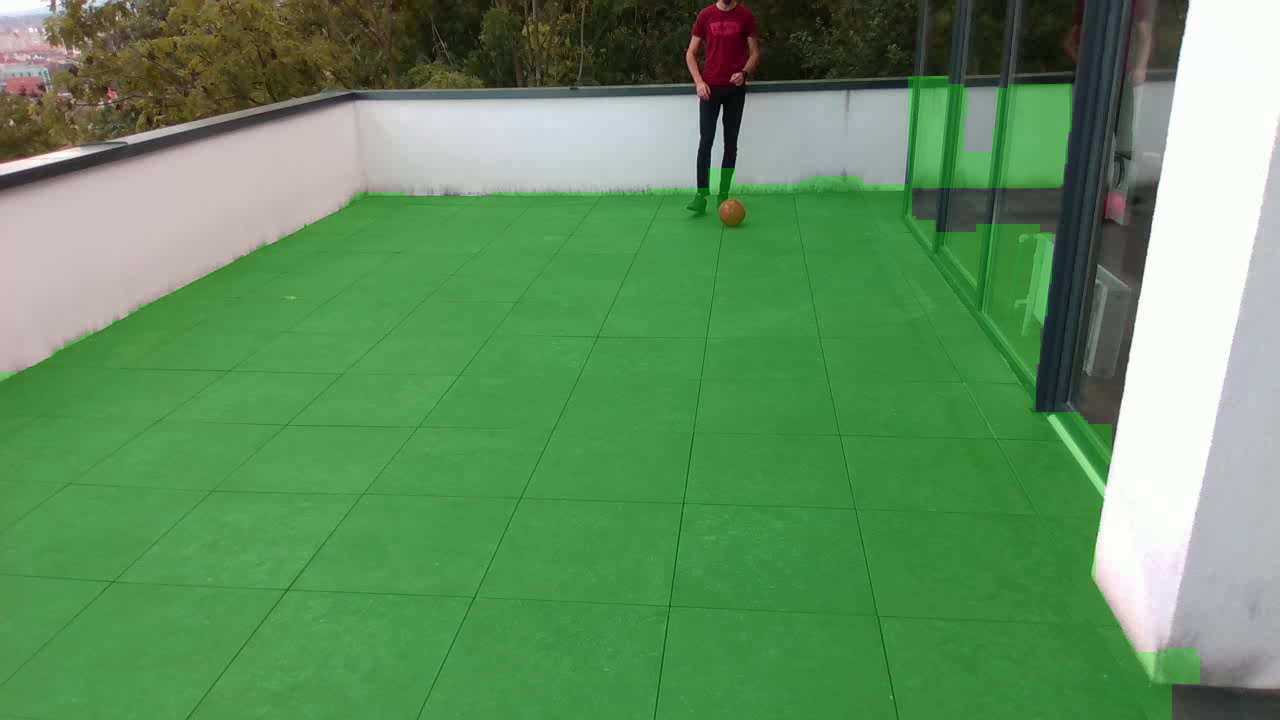
#> input picture complete_application/floor_overlay.png, 1280 x 720 px
$ python -i helpers_floor.py   (imports and definitions only)
#> lines starting #> are read from the running program, lines starting #| are printed output that depends on the picture
#> further down, picture is the input picture: shape (720, 1280, 3); mean B, G, R 94.3, 144.4, 97.9
import cv2
import numpy as np


# [225 lines left out: functions create_floor_mask, _order_quad_points, estimate_floor_from_ball, init_ground_homography_from_floor_poly, world_to_topview, not called in this run]

def estimate_floor_fullframe(frame, color_thresh=10.0, morph_kernel_size=9, min_area_ratio=0.05):
    """
    Fully automatic floor estimation using LAB histogram peak detection.
    No sklearn, no ball required.

    Steps:
    1. Convert to LAB.
    2. Blur to reduce noise.
    3. Detect dominant LAB color by histogram peak.
    4. Segment all pixels close to this peak.
    5. Keep largest connected component.
    6. Fit quadrilateral via minAreaRect.
    """
#> called with color_thresh = 10, morph_kernel_size = 9, min_area_ratio = 0.05

    import cv2
    import numpy as np

    h, w = frame.shape[:2]
#> h = 720; w = 1280

    # Convert to LAB and blur
    lab = cv2.cvtColor(frame, cv2.COLOR_BGR2LAB)
#> lab: shape (720, 1280, 3); mean of channels 0, 1, 2 141.6, 103.3, 150.3
    lab_blur = cv2.GaussianBlur(lab, (9, 9), 0)
#> lab_blur: shape (720, 1280, 3); mean of channels 0, 1, 2 141.6, 103.3, 150.3

    # Histogram peaks for L, A, B
    hist_L = cv2.calcHist([lab_blur], [0], None, [256], [0, 256]).flatten()
#> hist_L = 256 values, max 48192 at index 253, min 0 at index 0, mean 3600
    hist_A = cv2.calcHist([lab_blur], [1], None, [256], [0, 256]).flatten()
#> hist_A = 256 values, max 150998 at index 87, min 0 at index 0, mean 3600
    hist_B = cv2.calcHist([lab_blur], [2], None, [256], [0, 256]).flatten()
#> hist_B = 256 values, max 214545 at index 162, min 0 at index 0, mean 3600

    L0 = np.argmax(hist_L)
#> L0 = 253
    A0 = np.argmax(hist_A)
#> A0 = 87
    B0 = np.argmax(hist_B)
#> B0 = 162

    # Segment floor by color distance to dominant LAB peak
    LL = lab_blur[:, :, 0].astype(np.float32)
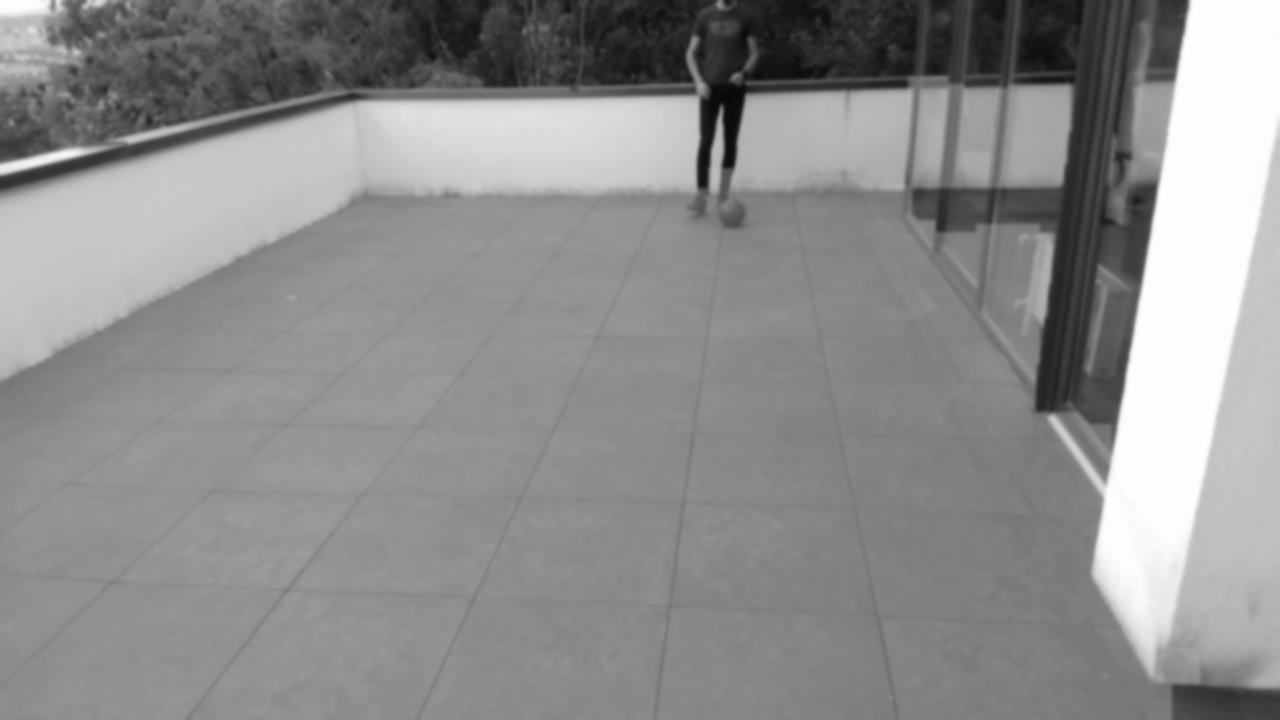
#> LL: shape (720, 1280) float32; min 8, max 254, mean 141.6
    AA = lab_blur[:, :, 1].astype(np.float32)
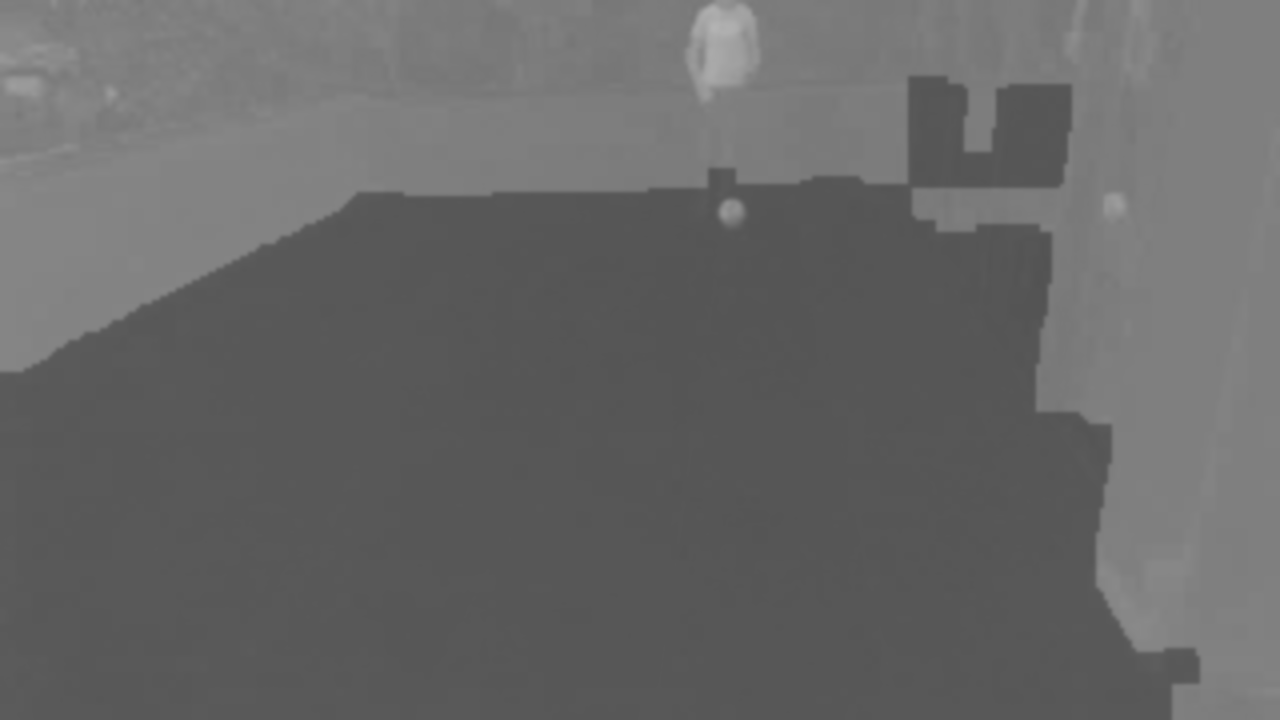
#> AA: shape (720, 1280) float32; min 82, max 179, mean 103.3
    BB = lab_blur[:, :, 2].astype(np.float32)
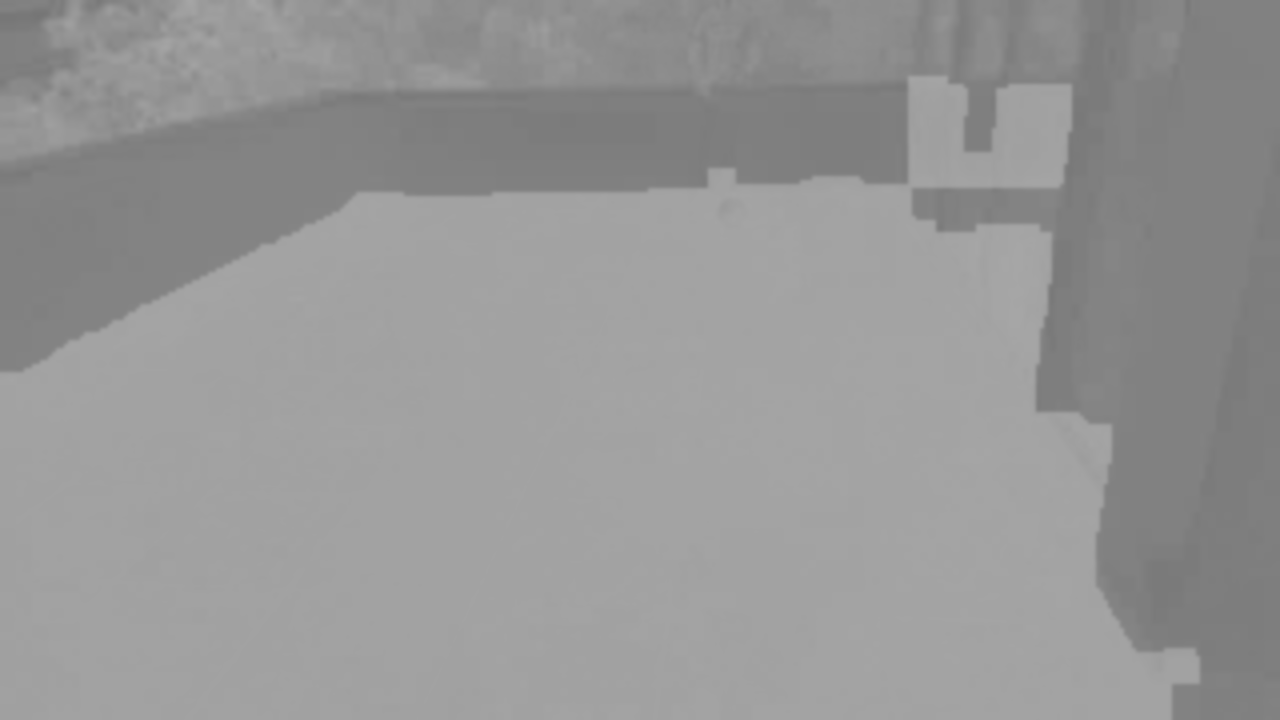
#> BB: shape (720, 1280) float32; min 117, max 166, mean 150.3

    dist = np.sqrt((LL - L0) ** 2 + (AA - A0) ** 2 + (BB - B0) ** 2)
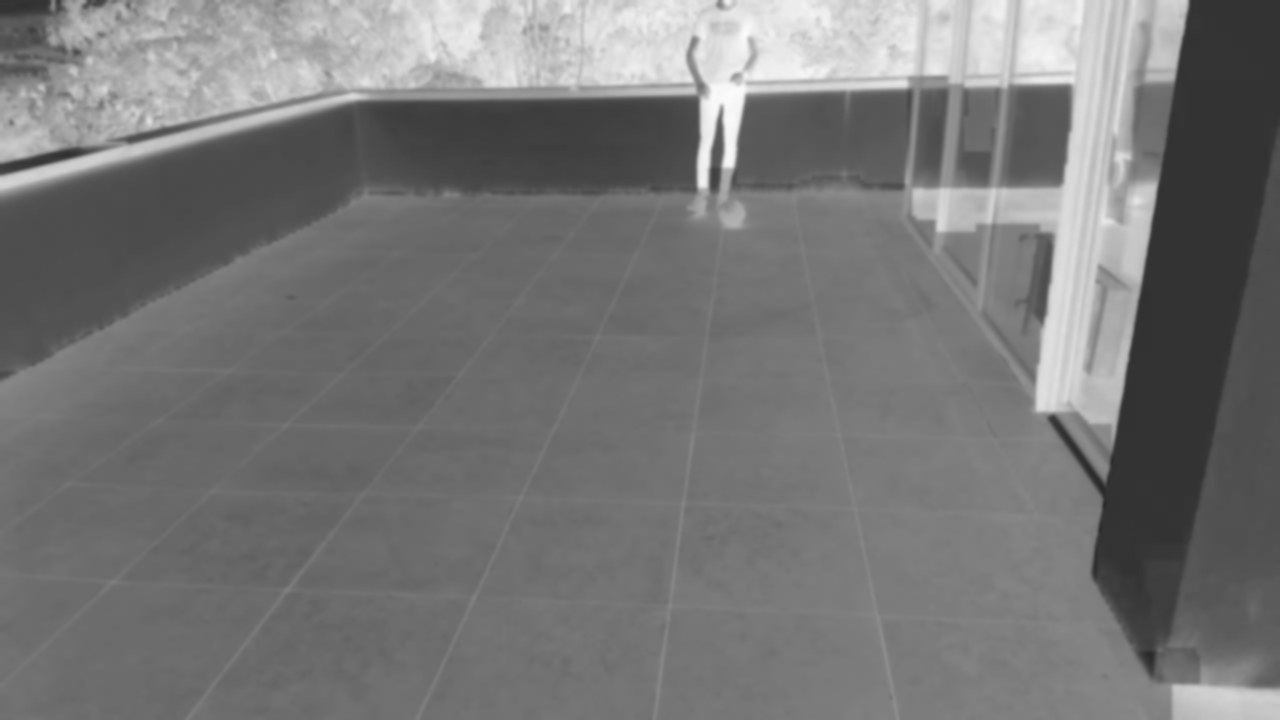
#> dist: shape (720, 1280) float32; min 40.61, max 251.4, mean 119.1

    mask = np.zeros((h, w), dtype=np.uint8)
    mask[dist < color_thresh] = 255

    # Morphological clean-up
    kernel = cv2.getStructuringElement(cv2.MORPH_ELLIPSE, (morph_kernel_size, morph_kernel_size))
    mask = cv2.morphologyEx(mask, cv2.MORPH_OPEN, kernel, iterations=1)
    mask = cv2.morphologyEx(mask, cv2.MORPH_CLOSE, kernel, iterations=2)

    # Largest connected component
    num_labels, lbls, stats, _ = cv2.connectedComponentsWithStats(mask)
    if num_labels <= 1:
        return None, None

    areas = stats[1:, cv2.CC_STAT_AREA]
    largest_idx = 1 + np.argmax(areas)

    if areas.max() < min_area_ratio * (h * w):
        return None, None

    floor_mask = np.zeros_like(mask)
    floor_mask[lbls == largest_idx] = 255

    # Contour & minAreaRect
    contours, _ = cv2.findContours(floor_mask, cv2.RETR_EXTERNAL, cv2.CHAIN_APPROX_SIMPLE)
    if not contours:
        return floor_mask, None

    cnt = max(contours, key=cv2.contourArea)
    rect = cv2.minAreaRect(cnt)
    box = cv2.boxPoints(rect).astype(np.float32)

    # Order TL, TR, BR, BL
    s = box.sum(axis=1)
    diff = np.diff(box, axis=1).reshape(-1)

    tl = box[np.argmin(s)]
    br = box[np.argmax(s)]
    tr = box[np.argmin(diff)]
    bl = box[np.argmax(diff)]

    quad = np.array([tl, tr, br, bl], dtype=np.float32)

    # Normalize in [0,1]
    quad_norm = quad.copy()
    quad_norm[:, 0] /= w
    quad_norm[:, 1] /= h

    return floor_mask, quad_norm

>>> import cv2
>>> picture = cv2.imread('floor_overlay.png')
>>> result = estimate_floor_fullframe(picture)

$ run again, on complete_application/floor_topview_rgb.png
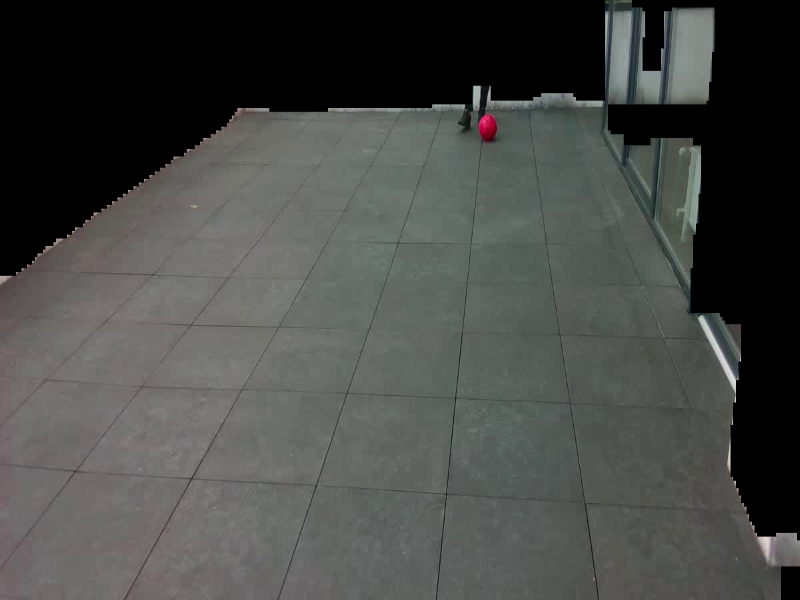
#> input picture complete_application/floor_topview_rgb.png, 800 x 600 px
#> picture is the input picture: shape (600, 800, 3); mean B, G, R 70.2, 72.7, 70.9
#> lab: shape (600, 800, 3); mean of channels 0, 1, 2 77.9, 126.8, 129.2
#> lab_blur: shape (600, 800, 3); mean of channels 0, 1, 2 77.9, 126.8, 129.2
#> hist_L = 256 values, max 127908 at index 0, min 0 at index 212, mean 1875
#> hist_A = 256 values, max 183719 at index 128, min 0 at index 0, mean 1875
#> hist_B = 256 values, max 174918 at index 128, min 0 at index 0, mean 1875
#> L0 = 0
#> A0 = 128
#> in estimate_floor_fullframe, `AA = lab_blur[:, :, 1].astype(np.float32)`:
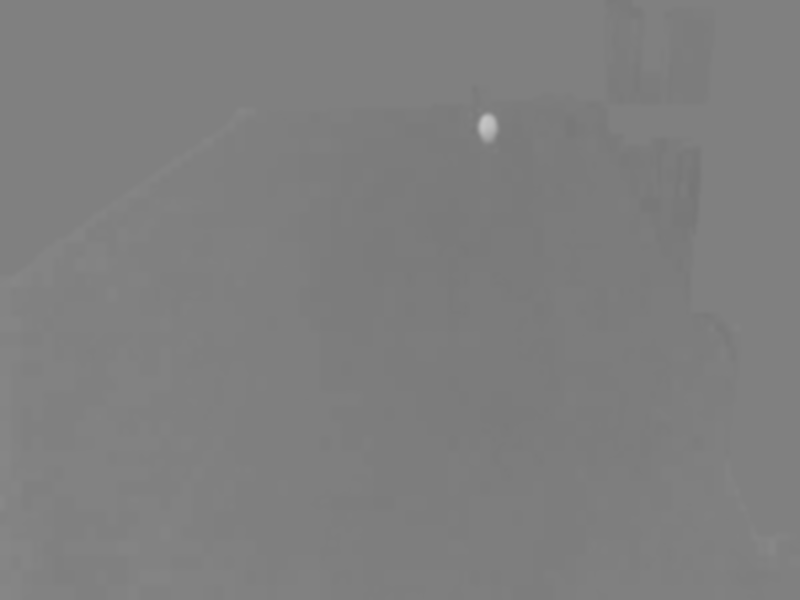
#> AA: shape (600, 800) float32; min 118, max 196, mean 126.8
